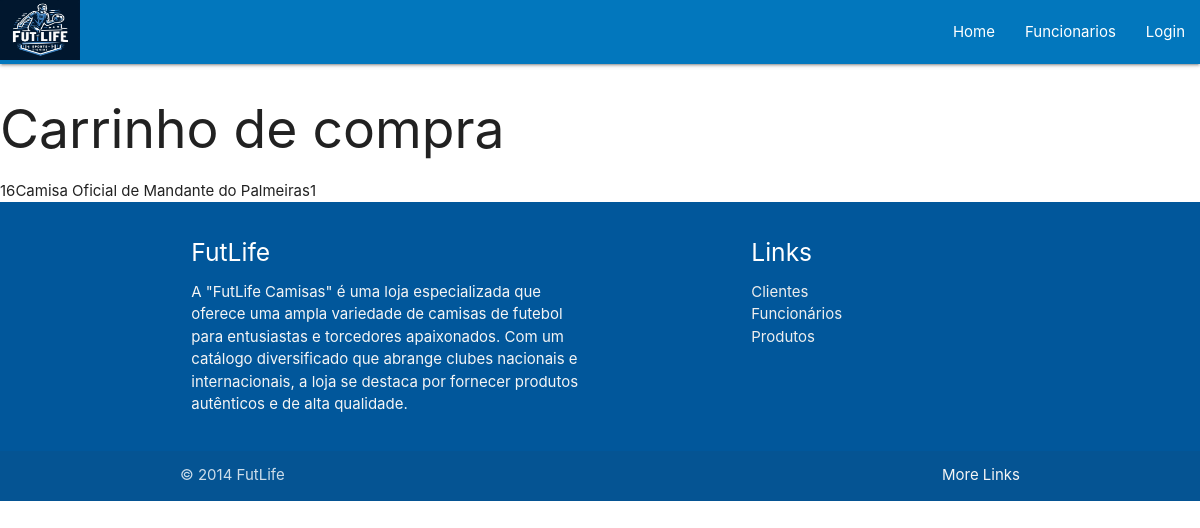
Screenshot of /FutLife/carrinho.php with the database file from the repository.
### tables this page shows
CREATE TABLE `tabcarrinho` (
  `carId` int(11) NOT NULL,
  `carProId` int(11) NOT NULL,
  `carQtde` int(11) DEFAULT NULL
);

CREATE TABLE `tabprodutos` (
  `proId` int(11) NOT NULL,
  `proDescricao` varchar(255) DEFAULT NULL,
  `proImagem` varchar(30) NOT NULL,
  `proPreco` decimal(10,2) DEFAULT NULL
);

### FutLife/carrinho.php (the view, shortened to what this page needs)
<?php
include_once "cabecalho.php";
include_once "config.php";
echo "<h2>Carrinho de compra</h2>";
?>
   <?php
$sql = "SELECT tabcarrinho.*, tabprodutos.proDescricao AS descricao FROM tabcarrinho INNER JOIN tabprodutos ON tabcarrinho.carProId = tabprodutos.proId";
$stmt = $conexao->prepare($sql);
$stmt->execute();
while ($linha = $stmt->fetch(PDO::FETCH_ASSOC)) {
   echo "<tr><td>{$linha['carId']}</td>";
   echo "<td>{$linha['descricao']}</td>";
   echo "<td>{$linha['carQtde']}</td></tr>";
}
include_once "rodape.php";
?>

### rows the page displays
tabcarrinho: carId "16", tabprodutos.proDescricao "Camisa Oficial de Mandante do Palmeiras", carQtde "1"
